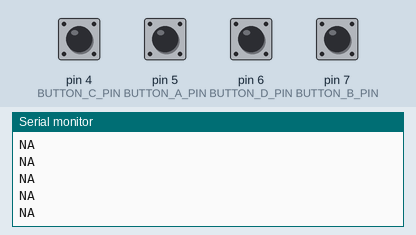
Recording of a program running on a simulated Arduino Mega 2560, built with avr-gcc and run on an emulated ATmega2560. Shown: the last lines printed to the serial monitor. The inputs (shaded band) are chosen by the test bench; at power-on: pin 4 (BUTTON_C_PIN), pin 5 (BUTTON_A_PIN), pin 6 (BUTTON_D_PIN), pin 7 (BUTTON_B_PIN) LOW.

Above: at 1.2 s.
1.3 s: pin 4 (BUTTON_C_PIN) pulled HIGH for 0.15 s
At 1.31 s:
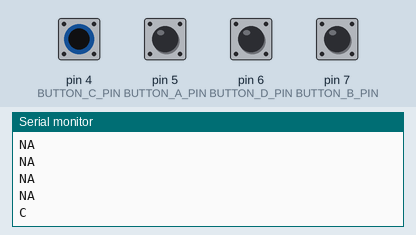
2.9 s: pin 5 (BUTTON_A_PIN) pulled HIGH for 0.15 s
At 2.91 s:
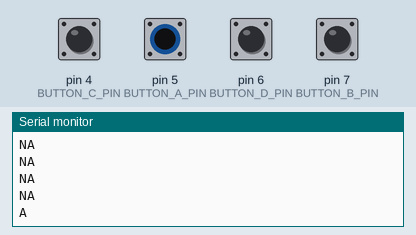
4.5 s: pin 6 (BUTTON_D_PIN) pulled HIGH for 0.15 s
At 4.51 s:
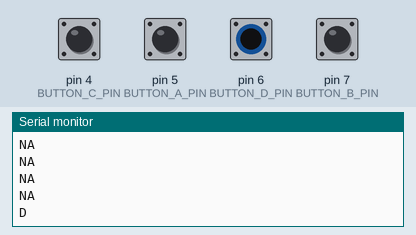
6.1 s: pin 7 (BUTTON_B_PIN) pulled HIGH for 0.15 s
At 6.11 s:
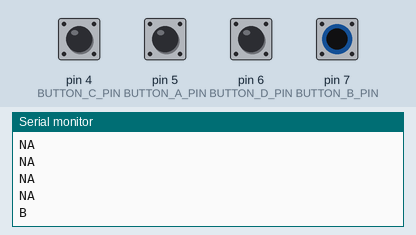

The program:

main.cpp
```cpp
#include <Arduino.h>

#define BUTTON_B_PIN 7  // D0
#define BUTTON_D_PIN 6  // D1
#define BUTTON_A_PIN 5  // D2
#define BUTTON_C_PIN 4  // D3

bool isButtonPressedA() { return digitalRead(BUTTON_A_PIN); }
bool isButtonPressedB() { return digitalRead(BUTTON_B_PIN); }
bool isButtonPressedC() { return digitalRead(BUTTON_C_PIN); }
bool isButtonPressedD() { return digitalRead(BUTTON_D_PIN); }

void setup() {
   // Initialize serial communication at 9600 baud
   Serial.begin(9600);
}

void loop() {

   // Print the value to the Serial Monitor
   if (isButtonPressedA()) {
      Serial.println("A");
   } else if (isButtonPressedB()) {
      Serial.println("B");

   } else if (isButtonPressedC()) {
      Serial.println("C");

   } else if (isButtonPressedD()) {
      Serial.println("D");
   } else {
      Serial.println("NA");
   }

   // Delay for a short while to avoid flooding the Serial Monitor
   delay(100);
}
```

Measured:
- after the input at 1.3 s, the serial monitor: prints a new line at once (image 1)
- after the input at 2.9 s, the serial monitor: prints a new line at once (image 2)
- after the input at 4.5 s, the serial monitor: prints a new line at once (image 3)
- after the input at 6.1 s, the serial monitor: prints a new line at once (image 4)
